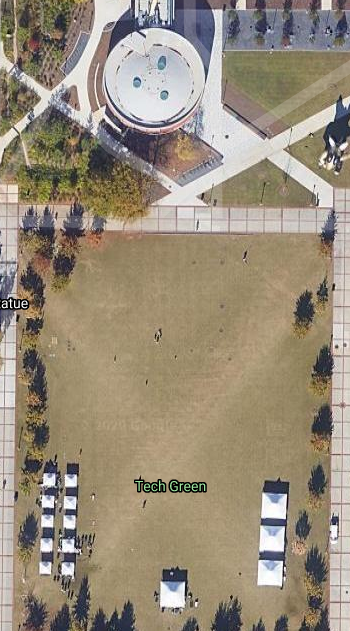
#> input picture Image Processing Experimentation/images/1.png, 350 x 631 px, found by its file name; its folder holds 6 pictures in this run
$ jupyter execute --allow-errors image_registration.ipynb
#> lines starting #> are read from the running program, lines starting #| are printed output that depends on the picture
[cell 1]
import copy
import cv2
import imageio
import imutils
import matplotlib.pyplot as plt
import numpy as np
import os
from PIL import Image
cv2.ocl.setUseOpenCL(False)

[cell 2]
feature_extractor = 'brisk' # X sift, X surf, brisk, orb
feature_matching = 'bf' # bf, knn

[cell 3]
images_directory = 'images\\'
results_directory = 'results\\'

for d in [images_directory, results_directory]:
    if not os.path.exists(d):
        os.makedirs(d)

[cell 4]
def num_files(directory):
    return len(os.listdir(directory))

[cell 5]
def plot_images(image_list, title_list, grid='off', file_name=None):
    fig, axes = plt.subplots(nrows=1, ncols=len(image_list), figsize=(10*len(image_list), 10))

    if len(image_list) == 1:
        axes = [axes]

    for i, ax in enumerate(axes):
        ax.imshow(cv2.cvtColor(image_list[i], cv2.COLOR_BGR2RGB))
        if len(title_list) > 0:
            ax.set_title(title_list[i])
        ax.axis(grid)

    if file_name is not None:
        fig.savefig(results_directory + file_name)
        print('Image Plot Saved:', results_directory + file_name)

[cell 6]
def save_image(image, file_name):
    img = Image.fromarray(cv2.cvtColor(image, cv2.COLOR_BGR2RGB))
    img.save(results_directory + file_name)
    print('Image Saved:', results_directory + file_name)

[cell 7]
add_img = cv2.imread(images_directory + '1.png') # image to add on
#> add_img is the input picture: shape (631, 350, 3); mean B, G, R 122.4, 140.6, 152.3
global_img = cv2.imread(images_directory + '2.png') # previous image
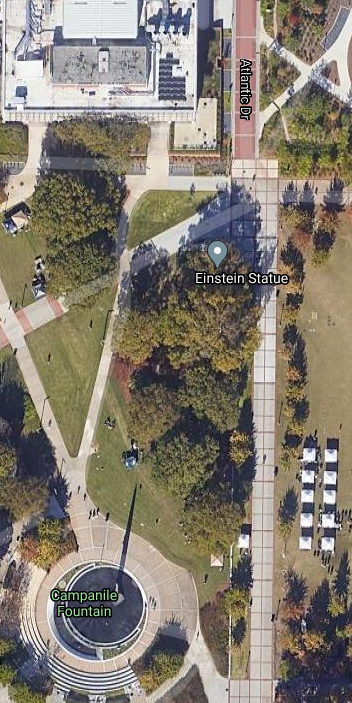
#> input picture Image Processing Experimentation/images/2.png, 352 x 703 px, found by its file name
#> global_img is the input picture: shape (703, 352, 3); mean B, G, R 113.4, 125.3, 133

image_list = [global_img, add_img]
title_list = ['global', 'add']
plot_images(image_list, title_list, grid='on')
#> the loop in plot_images, `for i, ax in enumerate(axes):` made 2 passes

print('global_img.shape:', global_img.shape)
#| global_img.shape: (703, 352, 3)
print('add_img.shape:', add_img.shape)
#| add_img.shape: (631, 350, 3)
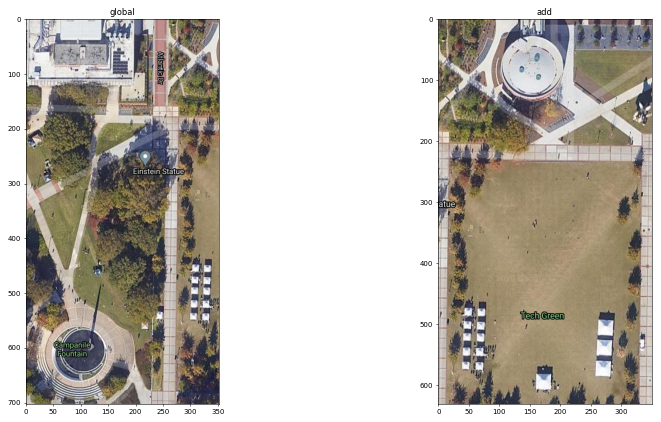
#> figure drawn by matplotlib, 2 panels

[cell 8]
def detectAndDescribe(image, method):
    # compute key points and feature descriptors

    if method == 'sift':
        descriptor = cv2.xfeatures2d.SIFT_create()
    elif method == 'surf':
        descriptor = cv2.xfeatures2d.SURF_create()
    elif method == 'brisk':
        descriptor = cv2.BRISK_create()
    elif method == 'orb':
        descriptor = cv2.ORB_create()

    # get keypoints and descriptors
    (kps, features) = descriptor.detectAndCompute(image, None)

    return (kps, features)

[cell 9]
add_img_gray = cv2.cvtColor(add_img, cv2.COLOR_RGB2GRAY)
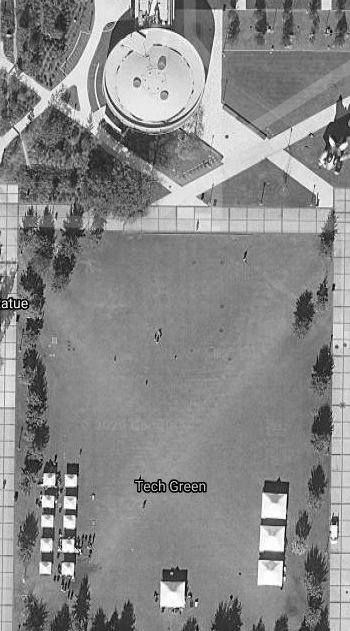
#> add_img_gray: shape (631, 350); min 0, max 255, mean 136.5
global_img_gray = cv2.cvtColor(global_img, cv2.COLOR_RGB2GRAY)
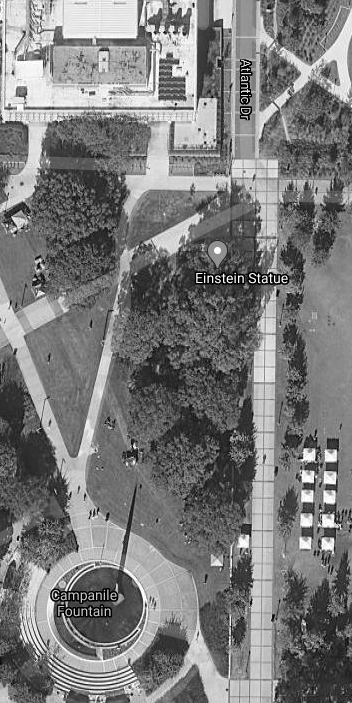
#> global_img_gray: shape (703, 352); min 0, max 255, mean 122.7

kp_global, features_global = detectAndDescribe(global_img_gray, method=feature_extractor)
#> in detectAndDescribe, `(kps, features) = descriptor.detectAndCompute(image, None)`: kps = 7007 keypoints; strongest (x, y, size): (205, 282, 8.4), (212, 280, 12.4), (238, 280, 12.7), (258, 275, 10.1)
#> kp_global has the same summary as kps in detectAndDescribe
kp_add, features_add = detectAndDescribe(add_img_gray, method=feature_extractor)
#> in detectAndDescribe (call 2), `(kps, features) = descriptor.detectAndCompute(image, None)`: kps = 3040 keypoints; strongest (x, y, size): (142, 481, 8.4), (23, 305, 8.4), (183, 583, 11.7), (42, 483, 9.9)
#> kp_add has the same summary as kps in detectAndDescribe

[cell 10]
features_global_img = cv2.drawKeypoints(global_img_gray, kp_global, None, color=(0, 255, 0))
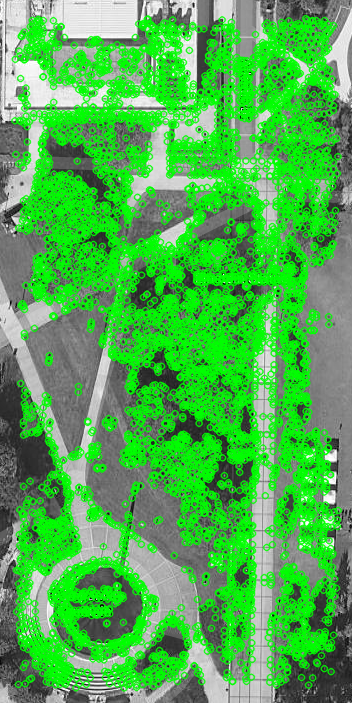
#> features_global_img: shape (703, 352, 3); mean of channels 0, 1, 2 78.5, 176.7, 78.5; drawn as B, G, R
features_add_img = cv2.drawKeypoints(add_img_gray, kp_add, None, color=(0, 255, 0))
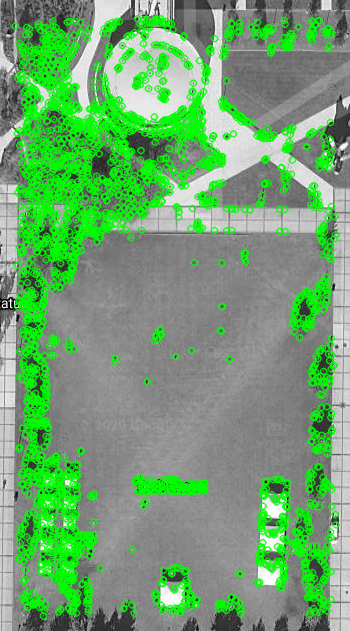
#> features_add_img: shape (631, 350, 3); mean of channels 0, 1, 2 112.4, 162.6, 112.4; drawn as B, G, R

image_list = [features_global_img, features_add_img]
title_list = ['global keypoints', 'add keypoints']
plot_images(image_list, title_list)
#> the loop in plot_images (call 2), `for i, ax in enumerate(axes):` made 2 passes

print('Number of global keypoints:', len(kp_global))
#| Number of global keypoints: 7007
print('Number of add keypoints:', len(kp_add))
#| Number of add keypoints: 3040

[cell 11]
def createMatcher(method, crossCheck):
    if method == 'sift' or method == 'surf':
        bf = cv2.BFMatcher(cv2.NORM_L2, crossCheck=crossCheck)
    elif method == 'orb' or method == 'brisk':
        bf = cv2.BFMatcher(cv2.NORM_HAMMING, crossCheck=crossCheck)
    return bf

[cell 12]
def matchKeyPointsBF(features_global, features_add, method):
#> called with features_global = array of shape (3040, 64), features_add = array of shape (7007, 64), method = 'brisk'
    bf = createMatcher(method, crossCheck=True) # cross check f1 closest to f2 and f2 closest to f1

    # Match descriptors.
    best_matches = bf.match(features_global, features_add)
#> best_matches = 1533 matches

    # Sort the features in order of distance.
    # The points with small distance (more similarity) are ordered first in the vector
    rawMatches = sorted(best_matches, key = lambda x:x.distance)
#> rawMatches = 1533 matches
    print("Raw matches:", len(rawMatches))
#| Raw matches: 1533
    return rawMatches

[cell 13]
def matchKeyPointsKNN(features_global, features_add, ratio, method):
    bf = createMatcher(method, crossCheck=False)

    # compute the raw matches and initialize the list of actual matches
    rawMatches = bf.knnMatch(features_global, features_add, 2)
    print("Raw matches:", len(rawMatches))
    matches = []

    # loop over the raw matches
    for m,n in rawMatches:
        # ensure the distance is within a certain ratio of each
        # other (i.e. Lowe's ratio test)
        if m.distance < n.distance * ratio:
            matches.append(m)
    return matches

[cell 14]
print("Using: '{}' feature extractor".format(feature_extractor))
print("Using: '{}' feature matcher".format(feature_matching))

MIN_NUM_MATCHES_TO_DISPLAY = 100

if feature_matching == 'bf':
    matches = matchKeyPointsBF(features_add, features_global, method=feature_extractor)
#> matches = 1533 matches
    matched_features_img = cv2.drawMatches(add_img, kp_add, global_img, kp_global, matches[:np.min([MIN_NUM_MATCHES_TO_DISPLAY, len(matches)])], None, flags=cv2.DrawMatchesFlags_NOT_DRAW_SINGLE_POINTS)
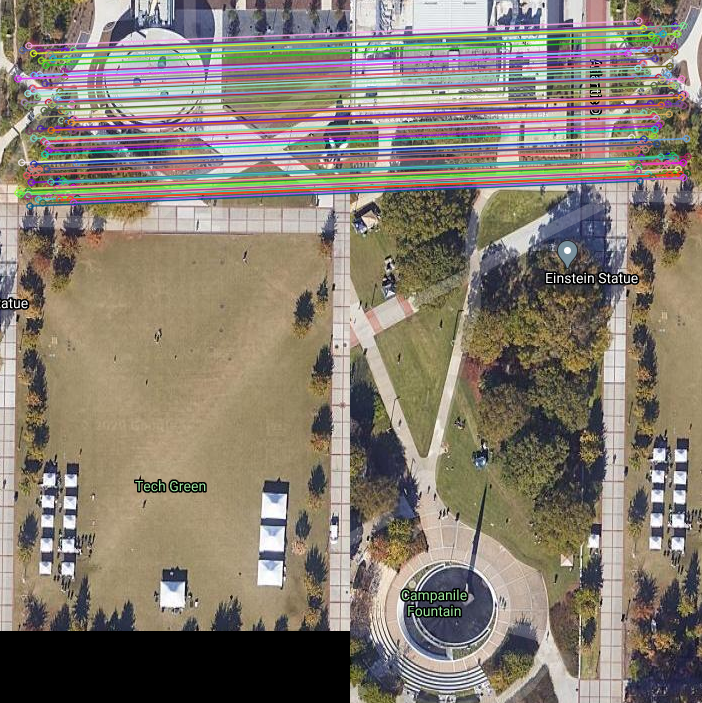
#> matched_features_img: shape (703, 702, 3); mean B, G, R 111.7, 124.3, 133.8
elif feature_matching == 'knn':
    matches = matchKeyPointsKNN(features_add, features_global, ratio=0.75, method=feature_extractor)
    matched_features_img = cv2.drawMatches(add_img, kp_add, global_img, kp_global, np.random.choice(matches, np.min([MIN_NUM_MATCHES_TO_DISPLAY, len(matches)])), None, flags=cv2.DrawMatchesFlags_NOT_DRAW_SINGLE_POINTS)

image_list = [matched_features_img]
title_list = ['matched features']
plot_images(image_list, title_list)

[cell 15]
def getHomography(kp_add, kp_global, features_add, features_global, matches, reprojThresh):
    # convert the keypoints to numpy arrays
#> called with features_add = array of shape (3040, 64), features_global = array of shape (7007, 64), reprojThresh = 4
    kp_add = np.float32([kp.pt for kp in kp_add])
#> kp_add = 3040 pairs, first value 14.75 to 335.5, second value 18.15 to 615.5
    kp_global = np.float32([kp.pt for kp in kp_global])
#> kp_global = 7007 pairs, first value 14.45 to 337.6, second value 18.15 to 687.5

    if len(matches) > 4:

        # construct the two sets of points
        pts_add = np.float32([kp_add[m.queryIdx] for m in matches])
#> pts_add = 1533 pairs, first value 16.66 to 335.5, second value 18.22 to 615.5
        pts_global = np.float32([kp_global[m.trainIdx] for m in matches])
#> pts_global = 1533 pairs, first value 19.51 to 337.6, second value 18.15 to 681.3

        # estimate the homography between the sets of points
        (H, status) = cv2.findHomography(pts_add, pts_global, cv2.RANSAC, reprojThresh)
#> H = [[0.999, -0.000158, 260], [-0.000808, 1, -24.94], [-1.49e-06, -3.39e-07, 1]]; status = 1533 values, max 1 at index 0, min 0 at index 822, mean 0.613

        return (matches, H, status)
    else:
        return None

[cell 16]
M = getHomography(kp_add, kp_global, features_add, features_global, matches, reprojThresh=4)
#> M = 3 matches
if M is None:
    print("Error!")
(matches, H, status) = M
print(H)
#| [[ 9.98859780e-01 -1.57529910e-04  2.60021371e+02]
#|  [-8.08029729e-04  9.99739890e-01 -2.49432369e+01]
#|  [-1.49206586e-06 -3.39412355e-07  1.00000000e+00]]

[cell 17]
from matplotlib.path import Path

def determine_polygon_mask(corners, height, width):
    #determine height and width of mask
#     width = np.max([c[0] for c in corners]) - np.min([c[0] for c in corners]) + 1
#     height = np.max([c[1] for c in corners]) - np.min([c[1] for c in corners]) + 1

    x, y = np.meshgrid(np.arange(width), np.arange(height))
    x, y = x.flatten(), y.flatten()

    points = np.vstack((x, y)).T

    path = Path(corners)
    grid = path.contains_points(points)
    grid = grid.reshape((height, width))

    return grid

[cell 18]
#max possible images size
updated_width = add_img.shape[1] + global_img.shape[1]
#> updated_width = 702
updated_height = add_img.shape[0] + global_img.shape[0]
#> updated_height = 1334

updated_add_img = cv2.warpPerspective(add_img, H, (updated_width, updated_height)) # place added image in scene
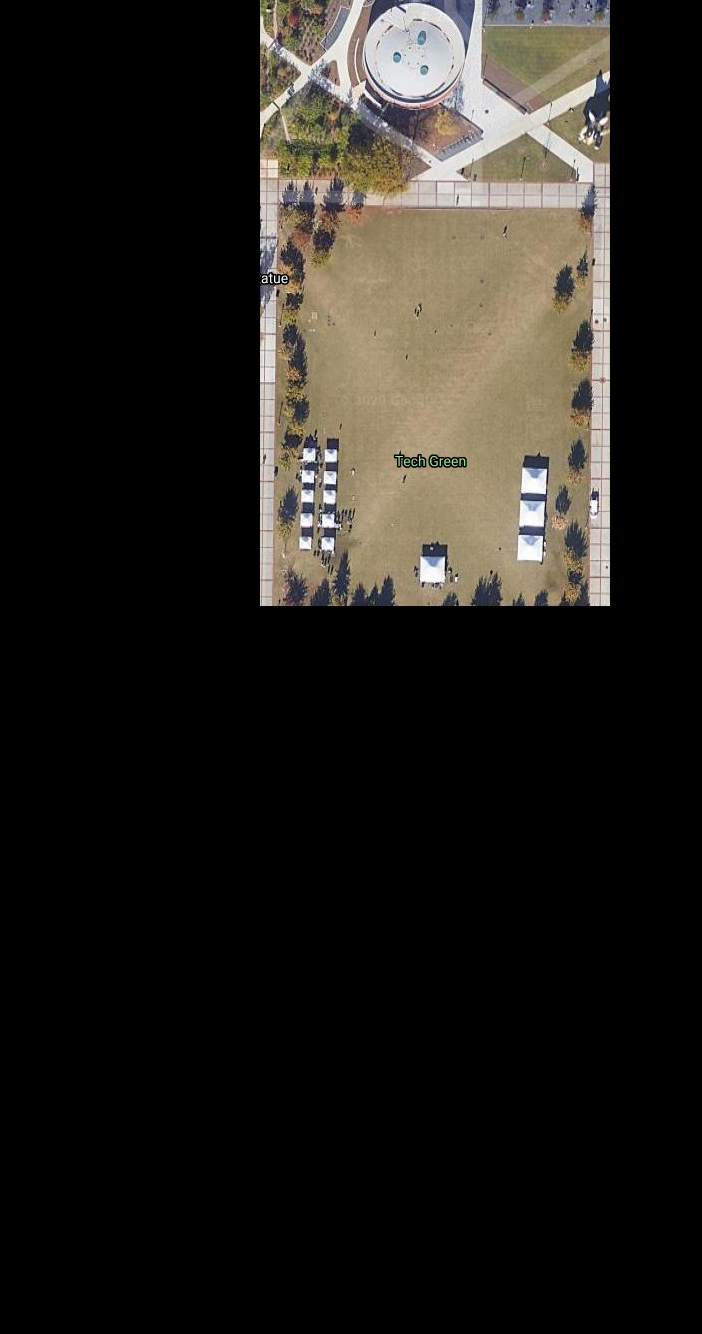
#> updated_add_img: shape (1334, 702, 3); mean B, G, R 27.7, 32, 34.8

updated_img = np.zeros((updated_width, updated_height, 3))
#> (the rest of this cell did not finish here and is left out)
